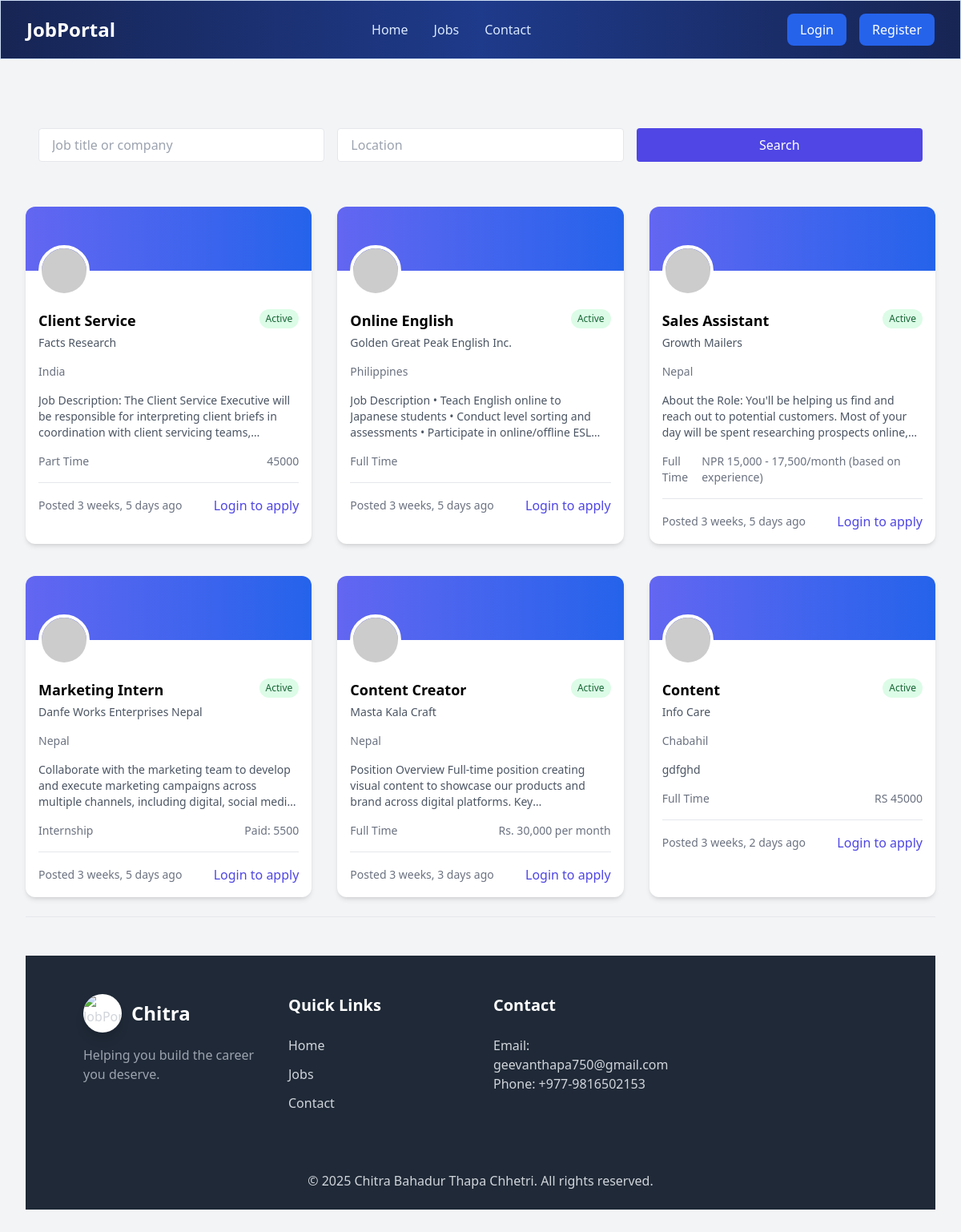
Screenshot of /jobs/ with the database file from the repository.
### jobs/models.py (models this page shows, shortened)
class Job(models.Model):
    JOB_TYPE_CHOICES = (
        ('FT', 'Full Time'),
        ('PT', 'Part Time'),
        ('IN', 'Internship'),
        ('CT', 'Contract'),
    )
    title = models.CharField(max_length=200)
    company_name = models.CharField(max_length=200)
    location = models.CharField(max_length=200)
    job_type = models.CharField(max_length=2, choices=JOB_TYPE_CHOICES)
    salary = models.CharField(max_length=100, blank=True, null=True)
    description = models.TextField()
    requirements = models.TextField()
    posted_by = models.ForeignKey(User, on_delete=models.CASCADE)
    posted_at = models.DateTimeField(auto_now_add=True)
    is_active = models.BooleanField(default=True)
    featured = models.BooleanField(default=False)

### jobs/views.py (the view)
# urls.py: path('jobs/', views.job_list, name='job_list'),
def job_list(request):
    query = request.GET.get('q', '')
    location = request.GET.get('location', '')
    jobs = Job.objects.filter(is_active=True)
    if query:
        jobs = jobs.filter(
            Q(title__icontains=query) |
            Q(company_name__icontains=query)
        )
    if location:
        jobs = jobs.filter(location__icontains=location)
    applied_jobs = []
    if request.user.is_authenticated:
        applied_jobs = JobApplication.objects.filter(
            user=request.user
        ).values_list('job_id', flat=True)
    return render(request, 'jobs/job_list.html', {
        'jobs': jobs,
        'query': query,
        'location': location,
        'applied_jobs': applied_jobs
    })

### jobs/context_processors.py (called while the page is built)
def user_profile(request):
    if request.user.is_authenticated:
        profile, _ = Profile.objects.get_or_create(user=request.user)
        return {'profile': profile}
    return {}

### jobs/templates/jobs/job_list.html (shortened to what this page needs)
{% extends 'jobs/base.html' %}
{% block content %}
<div class="max-w-7xl mx-auto mt-12 mb-12 px-4">
    <form method="get" class="mb-6 grid grid-cols-1 md:grid-cols-3 gap-4">
        <input
            type="text"
            name="q"
            placeholder="Job title or company"
            value="{{ query }}"
            class="px-4 py-2 border rounded"
        >
        <input
            type="text"
            name="location"
            placeholder="Location"
            value="{{ location }}"
            class="px-4 py-2 border rounded"
        >
        <button
            type="submit"
            class="bg-indigo-600 text-white px-4 py-2 rounded hover:bg-indigo-700">
            Search
        </button>
    </form>
</div>
<div class="grid md:grid-cols-2 lg:grid-cols-3 gap-8">
    {% for job in jobs %}
    <div class="job-card bg-white dark:bg-gray-800 rounded-xl shadow-md overflow-hidden hover:shadow-lg transition-shadow duration-300 mt-2">
        <div class="relative h-20 bg-gradient-to-r from-indigo-500 to-blue-600">
            <img
                class="absolute -bottom-8 left-4 w-16 h-16 rounded-full border-4 border-white dark:border-gray-800 object-cover"
                src="https://ui-avatars.com/api/?name={{ job.company_name }}&background=0D8ABC&color=fff"
                alt="{{ job.company_name }}"
            >
        </div>
        <div class="pt-12 px-4 pb-4">
            <div class="flex justify-between items-start">
                <div>
                    <h3 class="font-bold text-lg dark:text-white">{{ job.title }}</h3>
                    <p class="text-sm font-medium text-gray-600 dark:text-gray-300 mt-1">
                        {{ job.company_name }}
                    </p>
                </div>
                {% if job.is_active %}
                <span class="text-xs bg-green-100 text-green-800 px-2 py-1 rounded-full">
                    Active
                </span>
                {% endif %}
            </div>
            <div class="mt-4 flex items-center text-sm text-gray-500 dark:text-gray-400">
                <span>{{ job.location }}</span>
            </div>
            <p class="mt-4 text-sm text-gray-600 dark:text-gray-300 line-clamp-3">
                {{ job.description }}
            </p>
            <div class="mt-4 flex items-center justify-between">
                <span class="text-sm text-gray-500 dark:text-gray-400">
                    {{ job.get_job_type_display }}
                </span>
                {% if job.salary %}
                <span class="text-sm text-gray-500 dark:text-gray-400">
                    {{ job.salary }}
                </span>
                {% endif %}
            </div>
            <div class="mt-4 pt-4 border-t border-gray-200 dark:border-gray-700 flex items-center justify-between">
                <span class="text-sm text-gray-500 dark:text-gray-400">
                    Posted {{ job.posted_at|timesince }} ago
                </span>
                {% if not user.is_authenticated %}
                    <a href="{% url 'login' %}" class="text-indigo-600 font-medium">
                        Login to apply
                    </a>
                {% elif job.id in applied_jobs %}
                    <span class="text-green-600 font-semibold">
                        Applied
                    </span>
                {% elif user.is_staff or user.is_superuser %}
        <a href="{% url 'edit_job' job.id %}"
           class="bg-blue-600 hover:bg-blue-700 text-white px-3 py-1 rounded">
            Edit
        </a>
                {% else %}
                    <a href="{% url 'apply_job' job.id %}"
                       class="px-4 py-2 bg-indigo-600 text-white rounded hover:bg-indigo-700">
                        Apply
                    </a>
                {% endif %}
            </div>
        </div>
    </div>
    {% endfor %}
</div>
{% endblock %}

### jobs/templates/jobs/base.html (shortened to what this page needs)
<!DOCTYPE html>
<html lang="en">
<head>
    <script src="https://cdn.tailwindcss.com"></script>
</head>
<body class="p-4 sm:p-8 bg-gray-100">
<nav x-data="{ isOpen: false }" class="fixed top-0 left-0 w-full z-50 border border-blue-500/20">
    <div class="absolute inset-0 bg-gradient-to-r from-blue-950 via-blue-900 to-blue-950 backdrop-blur-md"></div>
    <div class="relative px-4 sm:px-8 py-4">
        <div class="flex items-center justify-between">
            <a href="{% url 'home' %}" class="text-xl sm:text-2xl font-bold text-white">
                JobPortal
            </a>
            <div class="hidden md:flex space-x-8">
                <a href="{% url 'home' %}" class="text-blue-100 hover:text-white">Home</a>
                <a href="{% url 'job_list' %}" class="text-blue-100 hover:text-white">Jobs</a>
                <a href="{% url 'contact' %}" class="text-blue-100 hover:text-white">Contact</a>
            </div>
            <div class="flex items-center space-x-4">
                {% if user.is_authenticated %}
                    <div class="relative" x-data="{ open: false }">
                        <button @click="open = !open" class="flex items-center space-x-2 focus:outline-none">
                            <img
                                src="{% if profile and profile.photo %}
                                        {{ profile.photo.url }}
                                     {% else %}
                                        https://ui-avatars.com/api/?name={{ user.get_full_name|default:user.username }}
                                     {% endif %}"
                                class="w-8 h-8 rounded-full object-cover border"
                            />
                            <span class="text-white">{{ user.first_name }}</span>
                        </button>
                        <div x-show="open" x-cloak @click.away="open = false"
                             x-transition
                             class="absolute right-0 mt-2 w-48 bg-white rounded-lg shadow-lg z-50">
                            {% if user.is_staff %}
                                <a href="{% url 'admin_dashboard' %}"
                                   class="block px-4 py-2 text-gray-800 hover:bg-gray-100">
                                    Admin Dashboard
                                </a>
                            {% else %}
                                <a href="{% url 'profile' %}"
                                   class="block px-4 py-2 text-gray-800 hover:bg-gray-100">
                                    Profile
                                </a>
                                <a href="{% url 'edit_profile' %}"
                                   class="block px-4 py-2 text-gray-800 hover:bg-gray-100">
                                    Edit Profile
                                </a>
                            {% endif %}
                            <a href="{% url 'logout' %}"
                               class="block px-4 py-2 text-red-600 hover:bg-red-100">
                                Logout
                            </a>
                        </div>
                    </div>
                {% else %}
                    <a href="{% url 'login' %}" class="px-4 py-2 rounded-lg bg-blue-600 text-white">Login</a>
                    <a href="{% url 'register' %}" class="px-4 py-2 rounded-lg bg-blue-600 text-white">Register</a>
                {% endif %}
            </div>
        </div>
    </div>
</nav>
<div class="max-w-7xl mx-auto mt-32">
    {% block content %}{% endblock %}
</div>
<br>
<hr>
<footer class="bg-gray-800 text-gray-300 w-full mt-12">
    <div class="container mx-auto px-4 py-12 w-full">
        <div class="grid grid-cols-1 md:grid-cols-2 lg:grid-cols-4 gap-8">
            <div class="space-y-4">
    <div class="flex items-center space-x-3">
        <img src="https://plus.unsplash.com/premium_photo-1669075651475-5cba57c03b8c?w=600&auto=format&fit=crop&q=60&ixlib=rb-4.1.0&ixid=M3wxMjA3fDB8MHxzZWFyY2h8MXx8bG9nbyUyMGxldHRlciUyMGN8ZW58MHx8MHx8fDA%3D" alt="JobPortal Logo" class="rounded-full w-12 h-12 shadow-lg bg-white">
        <h2 class="text-2xl font-bold text-white">Chitra</h2>
    </div>
    <p class="text-gray-400">
        Helping you build the career you deserve.
    </p>
</div>
            <div>
                <h3 class="text-xl font-semibold text-white mb-6">Quick Links</h3>
                <ul class="space-y-3">
                    <li><a href="{% url 'home' %}" class="hover:text-white">Home</a></li>
                    <li><a href="{% url 'job_list' %}" class="hover:text-white">Jobs</a></li>
                    <li><a href="{% url 'contact' %}" class="hover:text-white">Contact</a></li>
                </ul>
            </div>
            <div>
                <h3 class="text-xl font-semibold text-white mb-6">Contact</h3>
                <p>Email: geevanthapa750@gmail.com</p>
                <p>Phone: +977-9816502153</p>
            </div>
        </div>
    </div>
    <div class="border-t border-gray-800 text-center py-6">
        &copy; 2025 Chitra Bahadur Thapa Chhetri. All rights reserved.
    </div>
</footer>
</body>
</html>

### rows the page displays
Job: title "Client Service", company_name "Facts Research", is_active "Active", location "India", description "Job Description: The Client Service Executive will be responsible for interpreting client briefs in coordination with client servicing…", job_type "Part Time", salary "45000", posted_at "3 weeks, 5 days"
Job: title "Online English", company_name "Golden Great Peak English Inc.", is_active "Active", location "Philippines", description "Job Description • Teach English online to Japanese students • Conduct level sorting and assessments • Participate in online/offline…", job_type "Full Time", posted_at "3 weeks, 5 days"
Job: title "Sales Assistant", company_name "Growth Mailers", is_active "Active", location "Nepal", description "About the Role: You'll be helping us find and reach out to potential customers. Most of your day will be spent researching prospects…", job_type "Full Time", salary "NPR 15,000 - 17,500/month (based on experience)", posted_at "3 weeks, 5 days"
Job: title "Marketing Intern", company_name "Danfe Works Enterprises Nepal", is_active "Active", location "Nepal", description "Collaborate with the marketing team to develop and execute marketing campaigns across multiple channels, including digital, social…", job_type "Internship", salary "Paid: 5500", posted_at "3 weeks, 5 days"
Job: title "Content Creator", company_name "Masta Kala Craft", is_active "Active", location "Nepal", description "Position Overview Full-time position creating visual content to showcase our products and brand across digital platforms.…", job_type "Full Time", salary "Rs. 30,000 per month", posted_at "3 weeks, 3 days"
Job: title "Content", company_name "Info Care", is_active "Active", location "Chabahil", description "gdfghd", job_type "Full Time", salary "RS 45000", posted_at "3 weeks, 2 days"
